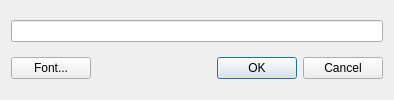
<?xml version="1.0" encoding="UTF-8"?>
<ui version="4.0">
 <class>editcommentdlg</class>
 <widget class="QDialog" name="editcommentdlg">
  <property name="windowModality">
   <enum>Qt::WindowModal</enum>
  </property>
  <property name="geometry">
   <rect>
    <x>0</x>
    <y>0</y>
    <width>394</width>
    <height>100</height>
   </rect>
  </property>
  <property name="windowTitle">
   <string>Qt-BSch Edit comment</string>
  </property>
  <layout class="QVBoxLayout">
   <item>
    <widget class="QLineEdit" name="lineEdit"/>
   </item>
   <item>
    <layout class="QHBoxLayout">
     <item>
      <widget class="QPushButton" name="fontButton">
       <property name="text">
        <string>Font...</string>
       </property>
       <property name="autoDefault">
        <bool>false</bool>
       </property>
      </widget>
     </item>
     <item>
      <spacer>
       <property name="orientation">
        <enum>Qt::Horizontal</enum>
       </property>
       <property name="sizeHint" stdset="0">
        <size>
         <width>40</width>
         <height>20</height>
        </size>
       </property>
      </spacer>
     </item>
     <item>
      <widget class="QDialogButtonBox" name="buttonBox">
       <property name="standardButtons">
        <set>QDialogButtonBox::Cancel|QDialogButtonBox::Ok</set>
       </property>
      </widget>
     </item>
    </layout>
   </item>
  </layout>
 </widget>
 <tabstops>
  <tabstop>lineEdit</tabstop>
 </tabstops>
 <resources/>
 <connections>
  <connection>
   <sender>buttonBox</sender>
   <signal>accepted()</signal>
   <receiver>editcommentdlg</receiver>
   <slot>accept()</slot>
   <hints>
    <hint type="sourcelabel">
     <x>299</x>
     <y>65</y>
    </hint>
    <hint type="destinationlabel">
     <x>196</x>
     <y>49</y>
    </hint>
   </hints>
  </connection>
  <connection>
   <sender>buttonBox</sender>
   <signal>rejected()</signal>
   <receiver>editcommentdlg</receiver>
   <slot>reject()</slot>
   <hints>
    <hint type="sourcelabel">
     <x>299</x>
     <y>65</y>
    </hint>
    <hint type="destinationlabel">
     <x>196</x>
     <y>49</y>
    </hint>
   </hints>
  </connection>
 </connections>
</ui>
